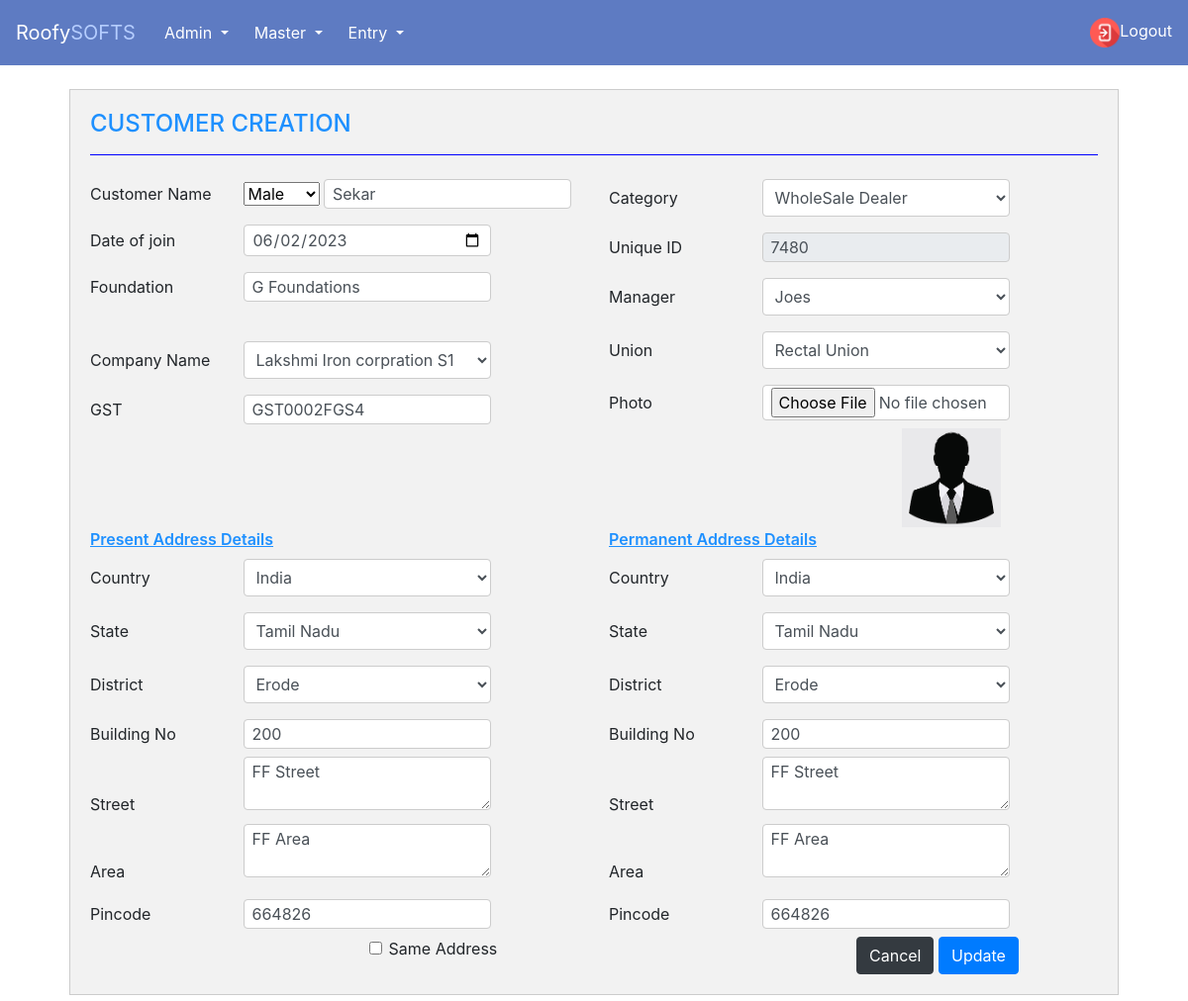
The app's page /php/customer_creation_update.php?id=34 (signed in) with its own data.
### tables this page shows
CREATE TABLE `customer_creation` (
  `id` int(11) NOT NULL,
  `Customer_Name` varchar(255) DEFAULT NULL,
  `Gender` varchar(20) DEFAULT NULL,
  `Date_of_join` date DEFAULT NULL,
  `Foundation` varchar(255) DEFAULT NULL,
  `Company_Name` varchar(255) DEFAULT NULL,
  `GST` varchar(45) DEFAULT NULL,
  `Category` varchar(45) DEFAULT NULL,
  `Unique_ID` int(11) DEFAULT NULL,
  `Manager` varchar(45) DEFAULT NULL,
  `Union` varchar(45) DEFAULT NULL,
  `Photo` varchar(255) DEFAULT NULL,
  `Country` varchar(45) DEFAULT NULL,
  `State` varchar(45) DEFAULT NULL,
  `City` varchar(45) DEFAULT NULL,
  `Building_Number` varchar(45) DEFAULT NULL,
  `Street` varchar(255) DEFAULT NULL,
  `Area` varchar(255) DEFAULT NULL,
  `Pincode` varchar(45) DEFAULT NULL,
  `Country_Pmt` varchar(45) DEFAULT NULL,
  `State_Pmt` varchar(45) DEFAULT NULL,
  `City_Pmt` varchar(45) DEFAULT NULL,
  `Building_Number_Pmt` varchar(45) DEFAULT NULL,
  `Street_Pmt` varchar(255) DEFAULT NULL,
  `Area_Pmt` varchar(255) DEFAULT NULL,
  `Pincode_Pmt` varchar(45) DEFAULT NULL
);

### php/customer_creation_update.php (the view, shortened to what the rows shown need)
<!DOCTYPE html>
<html lang="en">
<head>
    <link rel="stylesheet" href="https://cdn.jsdelivr.net/npm/bootstrap@4.0.0/dist/css/bootstrap.min.css"
>
    <link rel="stylesheet" href="css/style.css">
    <link rel="stylesheet" href="css/master_style.css">
    <link rel="stylesheet" href="https://cdnjs.cloudflare.com/ajax/libs/font-awesome/5.15.3/css/all.min.css"
 />
</head>
<body>
<?php
include('connect.php');
$uid = $_GET['id'];
$sql = "SELECT * FROM customer_creation WHERE id='" . $uid . "'";
$result = mysqli_query($conn, $sql);
$row = mysqli_fetch_assoc($result);
$name = $row['Customer_Name'];
$gender = $row['Gender'];
$doj = $row['Date_of_join'];
$foundation = $row['Foundation'];
$gst = $row['GST'];
$unique = $row['Unique_ID'];
$filename = $row["Photo"];
$folder = $filename;
$building_no = $row['Building_Number'];
$street = $row['Street'];
$area = $row['Area'];
$pincode = $row['Pincode'];
$building_no_pmt = $row['Building_Number_Pmt'];
$street_pmt = $row['Street_Pmt'];
$area_pmt = $row['Area_Pmt'];
$pincode_pmt  = $row['Pincode_Pmt'];
?>
    <div class="container mt-4">
        <div class="container-fluid">
            <div class="main-form">
                <form id="myForm" action="<?php echo 'customer_creation_update_action.php?id=' . $row['id']; ?>" method="POST" enctype="multipart/form-data" autocomplete="off">
                    <div id="form_1" style="display: block;">
                        <div class="row">
                            <div class="col-md-6">
                                <div class="form-items">
                                    <label class="customer_full_name" for="">Customer Name</label>
                                    <select name="gen" class="gen" id="gen">
                                        <option value="Male" <?php if ($gender === 'Male') echo 'selected'; ?>>Male</option>
                                    </select>
                                    <input type="text" name="customer_name" id="customer_name" class="form-control"
                                        placeholder="Enter Customer Name" value="<?php echo $name ?>" />
                                </div>
                                <div class="form-items">
                                    <label for="">Date of join</label>
                                    <input name="doj" type="date" id="doj" class="form-control" max="" value="<?php echo $doj ?>">
                                </div>
                                <div class="form-items">
                                    <label for="">Foundation</label>
                                    <input type="text" id="foundation" name="foundation" class="form-control" value="<?php echo $foundation ?>" placeholder="Foundation" />
                                </div>
                                <br>
                                <div class="form-items">
                                    <label class="gst_number" for="">GST</label>
                                    <input type="text" name="gst_number" id="gst_number" class="form-control" value="<?php echo $gst ?>"
                                        placeholder="GST*********678" />
                                </div>
                            </div>
                            <div class="col-md-6">
                                <div class="form-items">
                                    <label class="unique_id" for="">Unique ID</label>
                                    <input type='text' class='form-control' name='unique_id' value='<?php echo $unique ?>' readonly>
                                </div>
                                <div class="form-items">
                                    <label class="photo" for="">Photo</label>
                                    <input type="file" accept="image/*" onchange="loadFile(event)" name="photo"
                                        class="form-control" id="photo" value="<?php echo $folder ?>" />
                                </div>
                                <div class="show_photo" style="margin-left: 60%;"><img id="output" width="100" src="<?php echo $folder ?>"
                                        height="100"></div>
                            </div>
                        </div>
                    </div>
                    <div id="form_2" style="display: block;">
                        <div class="container-below">
                            <div class="row">
                                <div class="col-sm-6">
                                    <div class="form-items">
                                        <label for="">Building No</label>
                                        <input type="text" name="building_number" id="building_number" class="form-control" value="<?php echo $building_no ?>"
                                            placeholder="" />
                                    </div>
                                    <div class="form-outline">
                                        <label for="" class="textarea-lable">Street</label>
                                        <textarea name="street" class="form-control" id="street" value=""
                                            rows="2"><?php echo $street ?></textarea>
                                    </div>
                                    <div class="form-outline">
                                        <label for="" class="textarea-lable">Area</label>
                                        <textarea name="area" class="form-control" id="area" cols="10" value = ""
                                            rows="2"><?php echo $area; ?></textarea>
                                    </div>
                                    <div class="form-items">
                                        <label for="">Pincode</label>
                                        <input name="pincode" type="text" id="pincode" value="<?php echo $pincode ?>"
                                            class="form-control" value="" placeholder="" />
                                    </div>
                                </div>
                                <div class="col-sm-6">
                                    <div class="form-items">
                                        <label for="">Building No</label>
                                        <input type="text" name="building_number_per" id="building_number_per"
                                            class="form-control" value="<?php echo $building_no_pmt ?>" placeholder="" />
                                    </div>
                                    <div class="form-outline">
                                        <label for="" class="textarea-lable">Street</label>
                                        <textarea name="street_per" class="form-control" id="street_per"value=""
                                            rows="2"><?php echo $street_pmt ?></textarea>
                                    </div>
                                    <div class="form-outline">
                                        <label for="" class="textarea-lable">Area</label>
                                        <textarea name="area_per" class="form-control" id="area_per" cols="10" value=""
                                            rows="2"><?php echo $area_pmt ?></textarea>
                                    </div>
                                    <div class="form-items">
                                        <label for="">Pincode</label>
                                        <input type="text" name="pincode_per" id="pincode_per" class="form-control" value="<?php echo $pincode_pmt ?>"
                                            placeholder="" />
                                    </div>
                                </div>
                            </div>
                        </div>
                    </div>
            </div>
        </div>
    </div>
</body>
</html>

### records on screen
customer_creation: gen "Male", customer_name "Sekar", doj "06/02/2023", foundation "G Foundations", gst_number "GST0002FGS4", unique_id "7480", Photo (picture), building_number "200", street "FF Street", area "FF Area", pincode "664826", building_number_per "200", street_per "FF Street", area_per "FF Area", pincode_per "664826"

### other values on screen
form field company_name "Lakshmi Iron corpration S1"
form field category "WholeSale Dealer"
form field manager_name "Joes"
form field union_name "Rectal Union"
form field country "India"
form field state "Tamil Nadu"
form field city "Erode"
form field country_per "India"
form field state_per "Tamil Nadu"
form field city_per "Erode"
